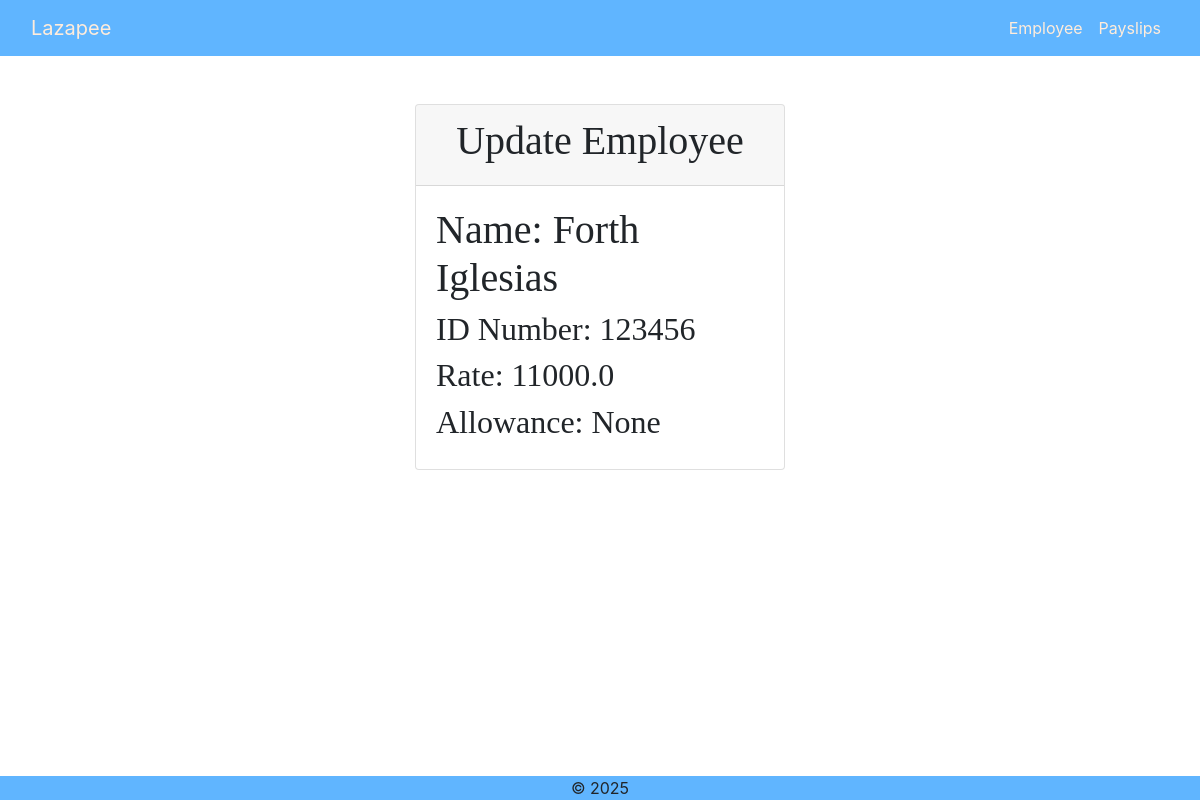
Page /update_employee/2/ on the committed database.
### payroll_app/models.py (models this page shows, shortened)
class Employee(models.Model):
    name = models.CharField(max_length=50)
    id_number = models.CharField(max_length=20, unique=True)
    rate = models.FloatField()
    overtime_pay = models.FloatField(null=True, blank=True)
    allowance = models.FloatField(null=True, blank=True)
    objects = models.Manager

### payroll_app/views.py (the view)
# urls.py: path('update_employee/<int:pk>/', views.update_employee, name='update_employee'),
def update_employee(request, pk):
    e = get_object_or_404(Employee, pk=pk)
    return render(request, 'payroll_app/update_employee.html', {"e":e})

### payroll_app/templates/payroll_app/update_employee.html (shortened to what this page needs)
{% extends 'payroll_app/base.html' %} {% load static %}
    {% block content %}
    <div class="container-fluid">
      <div class="row">
        <div class="col-4 offset-4 mt-5">
          <div class="card">
            <div class="card-header text-center" style="font-family: 'Gill Sans'">
              <h1>Update Employee</h1>
            </div>
            <div class="card-body" style="font-family: 'Gill Sans'">
              <h1>Name: {{ e.name }}</h1>
              <h2>ID Number: {{ e.id_number }}</h2>
              <h2>Rate: {{ e.rate }}</h2>
              <h2>Allowance: {{ e.allowance }}</h2>
            </div>
          </div>
        </div>
      </div>
    </div>
    {% endblock %}

### rows in the picture
Employee: name "Forth Iglesias", id_number "123456", rate "11000.0", allowance "None"
